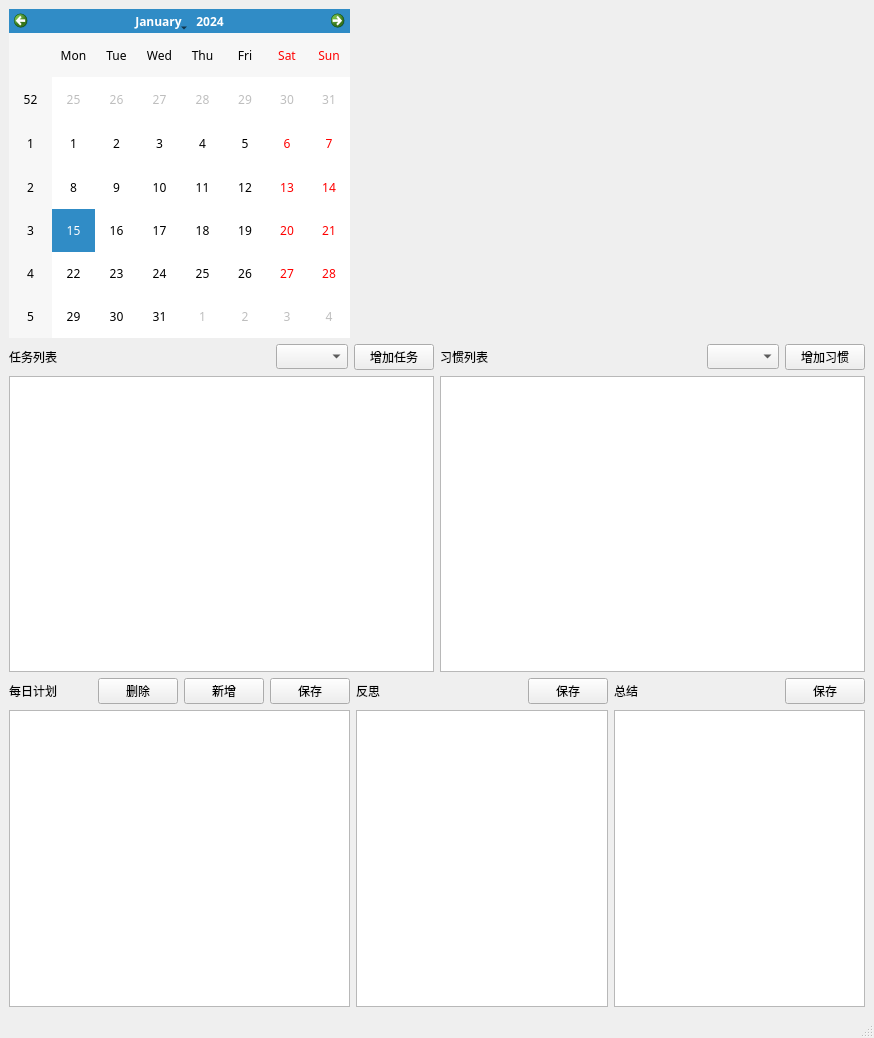
<?xml version="1.0" encoding="UTF-8"?>
<ui version="4.0">
 <class>MainWindow</class>
 <widget class="QMainWindow" name="MainWindow">
  <property name="geometry">
   <rect>
    <x>0</x>
    <y>0</y>
    <width>874</width>
    <height>1038</height>
   </rect>
  </property>
  <property name="font">
   <font>
    <family>新宋体</family>
   </font>
  </property>
  <property name="windowTitle">
   <string>MainWindow</string>
  </property>
  <widget class="QWidget" name="centralwidget">
   <layout class="QGridLayout" name="gridLayout">
    <item row="3" column="1">
     <layout class="QVBoxLayout" name="verticalLayout_2">
      <item>
       <layout class="QHBoxLayout" name="horizontalLayout_6">
        <item>
         <widget class="QLabel" name="label_5">
          <property name="text">
           <string>反思</string>
          </property>
         </widget>
        </item>
        <item>
         <spacer name="horizontalSpacer_7">
          <property name="orientation">
           <enum>Qt::Orientation::Horizontal</enum>
          </property>
          <property name="sizeHint" stdset="0">
           <size>
            <width>40</width>
            <height>20</height>
           </size>
          </property>
         </spacer>
        </item>
        <item>
         <widget class="QPushButton" name="pushButton_saveReflection">
          <property name="text">
           <string>保存</string>
          </property>
         </widget>
        </item>
       </layout>
      </item>
      <item>
       <widget class="QTextEdit" name="textEdit_reflection"/>
      </item>
     </layout>
    </item>
    <item row="2" column="0" colspan="3">
     <layout class="QHBoxLayout" name="horizontalLayout_7">
      <item>
       <layout class="QVBoxLayout" name="verticalLayout_5">
        <item>
         <layout class="QHBoxLayout" name="horizontalLayout_3">
          <item>
           <widget class="QLabel" name="label_3">
            <property name="text">
             <string>任务列表</string>
            </property>
           </widget>
          </item>
          <item>
           <spacer name="horizontalSpacer_4">
            <property name="orientation">
             <enum>Qt::Orientation::Horizontal</enum>
            </property>
            <property name="sizeHint" stdset="0">
             <size>
              <width>40</width>
              <height>20</height>
             </size>
            </property>
           </spacer>
          </item>
          <item>
           <widget class="QComboBox" name="comboBox_task"/>
          </item>
          <item>
           <widget class="QPushButton" name="pushButton_add_task">
            <property name="text">
             <string>增加任务</string>
            </property>
           </widget>
          </item>
         </layout>
        </item>
        <item>
         <widget class="QTableView" name="tableView_task"/>
        </item>
       </layout>
      </item>
      <item>
       <layout class="QVBoxLayout" name="verticalLayout_4">
        <item>
         <layout class="QHBoxLayout" name="horizontalLayout_2">
          <item>
           <widget class="QLabel" name="label_6">
            <property name="text">
             <string>习惯列表</string>
            </property>
           </widget>
          </item>
          <item>
           <spacer name="horizontalSpacer_3">
            <property name="orientation">
             <enum>Qt::Orientation::Horizontal</enum>
            </property>
            <property name="sizeHint" stdset="0">
             <size>
              <width>40</width>
              <height>20</height>
             </size>
            </property>
           </spacer>
          </item>
          <item>
           <widget class="QComboBox" name="comboBox_habit"/>
          </item>
          <item>
           <widget class="QPushButton" name="pushButton_add_habit">
            <property name="text">
             <string>增加习惯</string>
            </property>
           </widget>
          </item>
         </layout>
        </item>
        <item>
         <widget class="QTableView" name="tableView_habit"/>
        </item>
       </layout>
      </item>
     </layout>
    </item>
    <item row="3" column="0">
     <layout class="QVBoxLayout" name="verticalLayout_3">
      <item>
       <layout class="QHBoxLayout" name="horizontalLayout_5">
        <item>
         <widget class="QLabel" name="label_2">
          <property name="text">
           <string>每日计划</string>
          </property>
         </widget>
        </item>
        <item>
         <spacer name="horizontalSpacer_6">
          <property name="orientation">
           <enum>Qt::Orientation::Horizontal</enum>
          </property>
          <property name="sizeHint" stdset="0">
           <size>
            <width>40</width>
            <height>20</height>
           </size>
          </property>
         </spacer>
        </item>
        <item>
         <widget class="QPushButton" name="pushButton_delete">
          <property name="text">
           <string>删除</string>
          </property>
         </widget>
        </item>
        <item>
         <widget class="QPushButton" name="pushButton_insert">
          <property name="text">
           <string>新增</string>
          </property>
         </widget>
        </item>
        <item>
         <widget class="QPushButton" name="pushButton_savePlan">
          <property name="text">
           <string>保存</string>
          </property>
         </widget>
        </item>
       </layout>
      </item>
      <item>
       <widget class="QTableView" name="tableView_plan"/>
      </item>
     </layout>
    </item>
    <item row="3" column="2">
     <layout class="QVBoxLayout" name="verticalLayout">
      <item>
       <layout class="QHBoxLayout" name="horizontalLayout_4">
        <item>
         <widget class="QLabel" name="label_4">
          <property name="text">
           <string>总结</string>
          </property>
         </widget>
        </item>
        <item>
         <spacer name="horizontalSpacer_5">
          <property name="orientation">
           <enum>Qt::Orientation::Horizontal</enum>
          </property>
          <property name="sizeHint" stdset="0">
           <size>
            <width>40</width>
            <height>20</height>
           </size>
          </property>
         </spacer>
        </item>
        <item>
         <widget class="QPushButton" name="pushButton_saveSummary">
          <property name="text">
           <string>保存</string>
          </property>
         </widget>
        </item>
       </layout>
      </item>
      <item>
       <widget class="QTextEdit" name="textEdit_summary"/>
      </item>
     </layout>
    </item>
    <item row="1" column="0">
     <widget class="QCalendarWidget" name="calendarWidget"/>
    </item>
    <item row="1" column="1" colspan="2">
     <spacer name="horizontalSpacer">
      <property name="orientation">
       <enum>Qt::Orientation::Horizontal</enum>
      </property>
      <property name="sizeHint" stdset="0">
       <size>
        <width>40</width>
        <height>20</height>
       </size>
      </property>
     </spacer>
    </item>
   </layout>
  </widget>
  <widget class="QMenuBar" name="menubar">
   <property name="geometry">
    <rect>
     <x>0</x>
     <y>0</y>
     <width>874</width>
     <height>21</height>
    </rect>
   </property>
  </widget>
  <widget class="QStatusBar" name="statusbar"/>
 </widget>
 <resources/>
 <connections/>
</ui>
